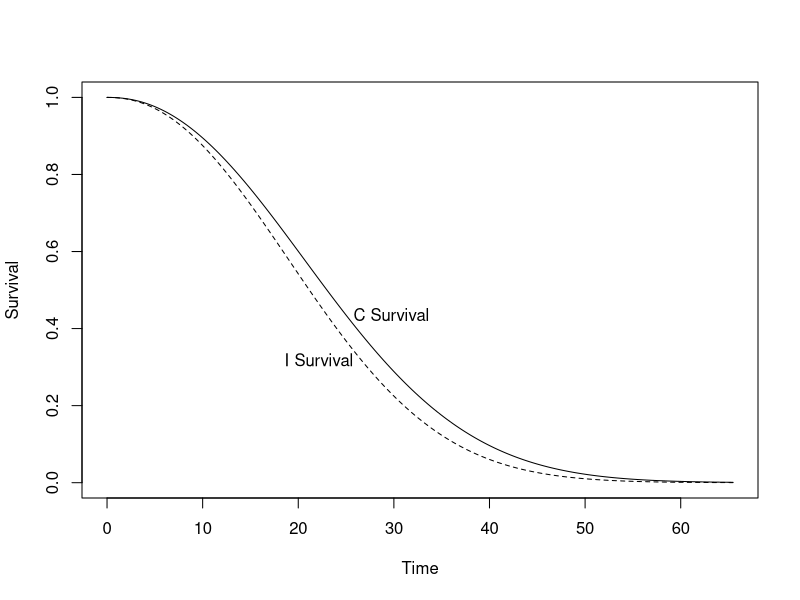
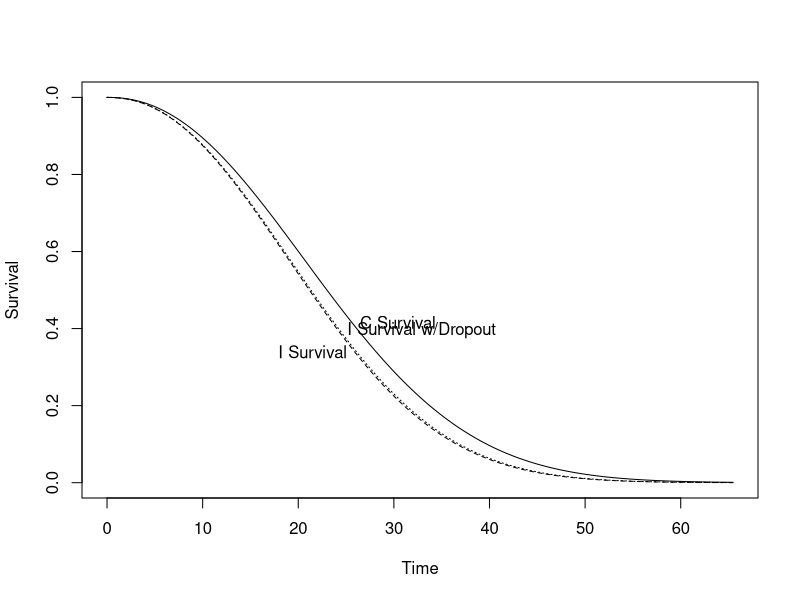

Here is the R script that generated these plots, in order: (Note: this script raises an error after producing the figures.)
## harrells survival functions

s1<-.7
s2<-.5
t1<-17
t2<-23
hr<-1.2


N1<-700
N2<-700
sim <-300
drop <- .1
start <- 36
fini <- 60

library(Hmisc)
Weib.p <- Weibull2(c(t1,t2),c(s1,s2))

ff <- Quantile2(Weib.p,hratio=function(x) hr,  mplot=200)
plot(ff )


rcontrol      <- function(n) ff(n, what='control')
rintervention <- function(n) ff(n, what='intervention')
# 
# Here, let us accrue patients over three years, and
# follow them for an additional seven years. 
# 
# For now we shall assume that the accrual
# will follow a uniform distribution. This leads to the censoring distribution being
# uniform, with a minimum of five years (for a patient entering at the end of the
#                                        accrual period) and a maximum of eight years (for a patient entering at the start of
#                                                                                      the trial). 
 

rcens <- function(n) runif(n, start, fini)#


ff.dropout <- Quantile2(Weib.p,hratio=function(x) hr,
                        dropout=function(x) drop)

plot(ff.dropout)

 rcontrol <-      function(n) ff.dropout(n, what='control')
 rintervention <- function(n) ff.dropout(n, what='intervention')

 x<-spower(rcontrol, rintervention, rcens, 
           nc=N1, 
           ni=N2,
           test=logrank, nsim=sim, alpha=0.025, cox=TRUE)

x






#~~~~~~~~~~~~~~~~~~~~~~~~~~~~~~~~~~~~~~~~~~~~~~~~~~~~~~~~~~~~~~~~~~~~~~~~~~~~~~~~~~~~~~~~~~~~~~~~~~~~~~~~~#
##from spower, trying to get one data set

yc <- rcontrol(N1)
yi <- rintervention(N2)
cens <- rcens(N1+ N2)
group <- c(rep(1, N1), rep(2, N2))
y <- c(yc, yi)
maxfail <- 0
maxcens <- 0
maxfail <- max(maxfail, max(y))
maxcens <- max(maxcens, max(cens))
S <- cbind(pmin(y, cens), 1 * (y <= cens))
nexceed <- 0 + (logrank(S, group) > .025)
fit <- coxph.fit(as.matrix(group), S, strata = NULL, 
                 offset = NULL, init = NULL, control = coxph.control(iter.max = 10, 
                                                                     eps = 0.0001), method = "efron", 
                 rownames = NULL)

#~~~~~~~~~~~~~~~~~~~~~~~~~~~~~~~~~~~~~~~~~~~~~~~~~~~~~~~~~~~~~~~~~~~~~~~~~~~~~~~~~~~~~~~~~~~~~~~~~~~~~~~~~#


d <- cbind(S, group)
d <- data.frame(d)
names(d) <- c("dt","e", "trt")
dd <<- datadist(d)
options(datadist='dd')

fit <- cph(Surv(dt, e) ~ trt, data = d, x=TRUE, y=TRUE, surv=TRUE)


# survplot(fit, type="kaplan-meier", conf.int = TRUE, 
#          col.fill=c("firebrick1","cyan2"), grid=TRUE, what='survival')


f1 <- survfit(Surv(dt,e) ~ trt, data = d)
p1 <- ggsurvplot(f1, main = "Kaplan-Meier Curve",
                 
                 #  text = paste("Time: ", time),
                 
                 #palette = c("orange", "purple")
                 legend.title = "Trt."
                 # , xlab= paste0("Time" )
                 ,xlab=paste0("Time : HR=",round(exp(fit$coefficients),4))
                 # , xlab= paste0("Time: HR = ", formatz2(X),", 95%CI( ",formatz2(Y),", ",formatz2(Z)," )" )
                 #,#conf.int = TRUE,
                 # ggtheme = theme_bw() # Change ggplot2
                 #   ,text = paste0("wt: ", round(wt), "</br></br>qsec: ", round(qsec))
)
p1
#~~~~~~~~~~~~~~~~~~~~~~~~~~~~~~~~~~~~~~~~~~~~~~~~~~~~~~~~~~~~~~~~~~~~~~~~~~~~~~~~~~~~~~~~~~~~~~~~~~~~~~~~~#
# see if we can get the weibull parameters for intervention !!

# i. with 2 times and 2 survival prob get WEibull parameters using Weibull2 function
# ii. use Quantile2 function and get curve also get a curve for intervention using hr input
# iii. pull out intervention curve data
# iv. pull out control curve data
# v. Get weibull parameters of intervention, by examining intervention curve and getting 2 times and 2 probs
# vi feed them intervention weibull parameters into weibull2 


hr=1.2
# these are the control time and p(survival)
s1<-.7
s2<-.5
t1<-17
t2<-23
 
# hr=.6
# t1<-27
# t2<-43




Weib.p <- Weibull2(c(t1,t2),c(s1,s2))
Weib.p
ff <- Quantile2(Weib.p,hratio=function(x) hr ) # we get weibull parameters 
 

##pull out intervention survival probs
fff <-      attributes(ff)  #lets get the data
time <-     fff$plot.info$`I Survival`$Time
survival <- fff$plot.info$`I Survival`$Survival
#plot(survival~time, lty=1)   # interventions

#pull out control survival data
timec <-     fff$plot.info$`C Survival`$Time
survivalc <- fff$plot.info$`C Survival`$Survival

###~~~~~~~~~~~~~~~~~~~~~~~~# what time is survival ~.5 intevention

s50i <- which.min(abs(survival-s2)) # what index is time ~ .5
s70i <- which.min(abs(survival-s1))

Weib.i <- Weibull2(c(  time[s70i], time[s50i]),c(s1, s2))
Weib.i
ffi <-   Quantile2(Weib.i,hratio=function(x) 1)  # use hr of 1 here so no intervention effect



fff <-   attributes(ffi)  #lets get the data
timei <- fff$plot.info$`I Survival`$Time
survivali <- fff$plot.info$`I Survival`$Survival

#par(mfrow=c(2,2))

#plot(survivalc~timec,    type = "l", lty = 1 , main ="Control arm") # ok

time <-       fff$plot.info$`C Survival`$Time
survival   <- fff$plot.info$`C Survival`$Survival
#plot(survival~time,    type = "l", lty = 2,  main ="intervention arm") 
 

#plot(ff)
#plot(ffi)
#par(mfrow=c(1,1))

#~~~~~~~~~~~~~~~~~~~~~~~~~~~~~~~~~~~~~~~~~~~~~~~~~~~~~~~~~~~~~~~~~~~~~~~
# control, pull out weibull parameters
p <- lapply(Weib.p, unlist)
t1x <- (p$alpha)
t2x <- (p$gamma)

# intervention, pull out weibull parameters
i <- lapply(Weib.i, unlist)
t3x <- (i$alpha)
t4x <- (i$gamma)
 

A <- expression( paste("control ",      alpha) )
B <- expression( paste("control ",      gamma) )
C <- expression( paste("intervention ", alpha) )
D <- expression( paste("intervention ", gamma) )

#dweibull(x, shape=gamma, scale = 1/alpha), from=0, to=40)
FF <- expression( paste("Note the Weibull parameterisation shape= ",      gamma," scale=1/ ",      alpha) ) 
#~~~~~~~~~~~~~~~~~~~~~~~~~~~~~~~~~~~~~~~~~~~~~~~~~~~~~~~~~~~~~~~~~~~~~~~~~,
plot(survivalc~timec,    type = "l", lty = 2,  ylab="Probability of survival",
     
     main =paste("Weibull distibutions, intervention HR =",hr) , col='blue', xlab= "Time",
     sub=FF)

    lines(survivali~timei, type = "l", lty = 1, col='red')  
 
jump <- .85
jump0 <-.9
jump1 <-.76

text(quantile(prob=jump0,c(timec,timei)),  0.96, c(round(t1x ,5)), cex = 1)
text(quantile(prob=jump1,c(timec,timei)), 0.96, A,                cex = 1)

text(quantile(prob=jump0,c(timec,timei)),  0.90, c(round(t2x ,5)), cex = 1)
text(quantile(prob=jump1,c(timec,timei)), 0.90, B,                cex = 1)

text(quantile(prob=jump0,c(timec,timei)),  0.84, c(round(t3x ,5)), cex = 1)
text(quantile(prob=jump1,c(timec,timei)), 0.84, C,                cex = 1)

text(quantile(prob=jump0,c(timec,timei)),  0.78, c(round(t4x ,5)), cex = 1)
text(quantile(prob=jump1,c(timec,timei)), 0.78, D,                 cex = 1)


s1i=survival[which.min(abs(time-t1))]
s2i=survivali[which.min(abs(timei-t2))]

 
text(quantile(prob=jump,c(timec,timei)), 0.66, paste0("Control survival prob ",s1," at time ",t1,""),   cex = 1)
text(quantile(prob=jump,c(timec,timei)), 0.60, paste0("Interv. survival prob ",round(s1i,2)," at time ",t1,""),   cex = 1)

text(quantile(prob=jump,c(timec,timei)), 0.54, paste0("Control survival prob ",s2," at time ",t2,""),   cex = 1)
text(quantile(prob=jump,c(timec,timei)), 0.48, paste0("Interv. survival prob ",round(s2i,2)," at time ",t2,""),   cex = 1)


#~~~~~~~~~~~~~~~~~~~~~~~~~~~~~~~~~~~~~~~~~~~~~~~~~~~~~~~~~~~~~~~~~~~~~~~
# add arrows to explain  
arrows(                                   
    t1,                                  # x start  
    s1 ,#                                # surv prob at t1 in control
    t1 ,                                 # x finish
    s1i ,                                # surv prob at t1 in intervention     
  col="black", lty=1 )       

arrows(                                   
  t2,                                    # x start  
  s2 ,#                                  # surv prob at t2 in control
  t2 ,                                   # x finish
  s2i,                                   # surv prob at t2 in intervention     
  col="black", lty=1 )          

#~~~~~~~~~~~~~~~~~~~~~~~~~~~~~~~~~~~~~~~~~~~~~~~~~~~~~~~~~~~~~~~~~~~~~~~


 
